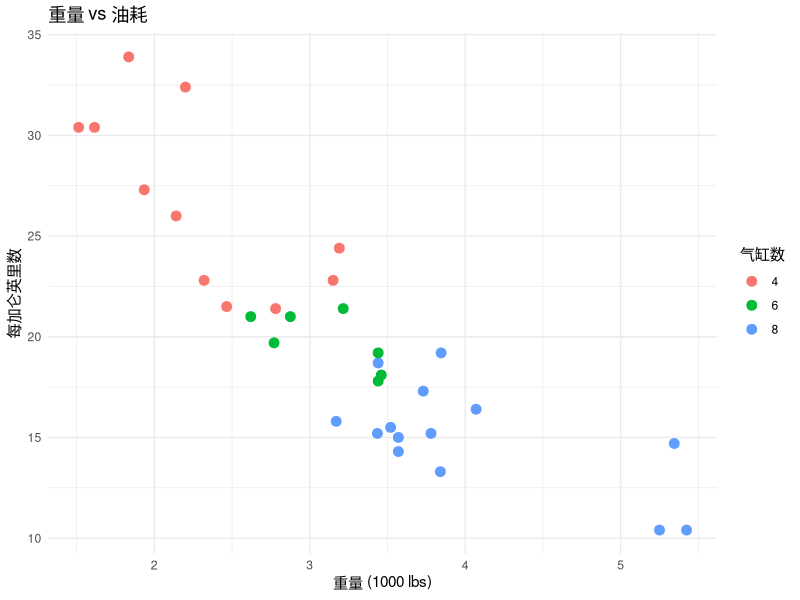
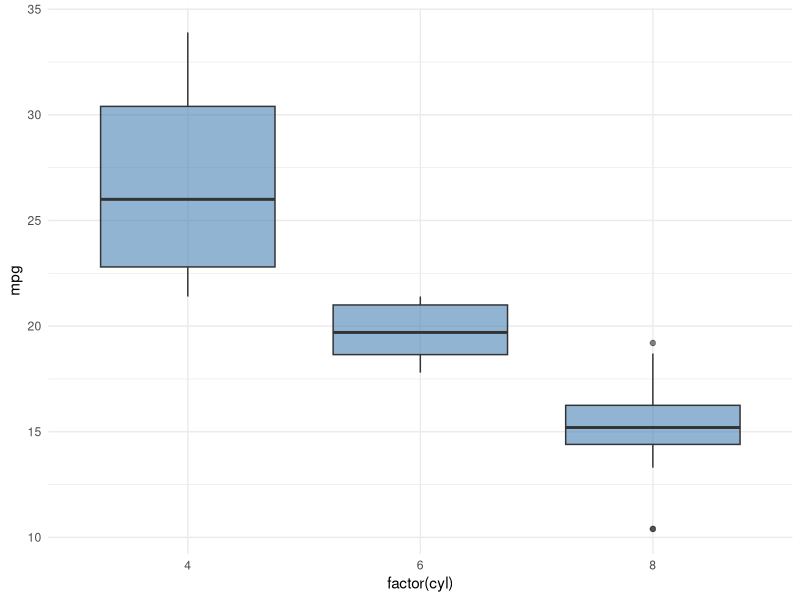

Source code (R) for these figures, in order:
# ============================================================
# 场景 1：.R 脚本 —— 逐行送进 R 终端执行
#
# 玩法：光标放在某一行，按 ⌘Enter。第一次按会自动起一个 R 终端。
#      之后每按一次，就把光标所在的那一行送进去跑，光标自动下移。
#      想反复调同一行 → 用 ⌥Enter（跑完光标不动）。
#
# 这个文件从上往下按 ⌘Enter 一路按到底就行。
# ============================================================


# ---- 1. 先确认终端起来了 --------------------------------------------------
# 按 ⌘Enter 跑下面这行。第一次会弹出一个 R 终端，等它加载完。
R.version.string


# ---- 2. 变量会留在 Environment 面板里 -------------------------------------
# 跑完这几行后，看左边活动栏的 R 图标 → Workspace 面板，
# 应该能看到 x / y / cars 三个变量。这就是 RStudio 的 Environment。
x <- 42
y <- c("a", "b", "c")
cars <- mtcars


# ---- 3. Data viewer：点开表格看 -------------------------------------------
# 跑这行，会在编辑器里开一个表格标签页。
# 也可以在 Workspace 面板里直接点 cars 那一行，效果一样。
View(cars)


# ---- 4. tidyverse 管道 ----------------------------------------------------
library(tidyverse)

# |> 是 R 原生管道，把左边的东西喂给右边的函数当第一个参数。
# 523 第一讲就在讲这个。
mtcars |>
  filter(cyl == 4) |>
  select(mpg, wt, hp) |>
  arrange(desc(mpg))

# 上面这一段是跨多行的。⌘Enter 会自动识别完整表达式，
# 光标放在第一行按一次就能把整段跑掉，不用手动选中。


# ---- 5. 画图：应该出现在面板里，不是弹窗 ----------------------------------
# 如果配置生效了（r.plot.useHttpgd），图会画在编辑器的一个面板里。
# 如果弹出了独立窗口，说明设置没生效 —— 重启编辑器。
ggplot(mtcars, aes(x = wt, y = mpg, colour = factor(cyl))) +
  geom_point(size = 3) +
  labs(title = "重量 vs 油耗", x = "重量 (1000 lbs)", y = "每加仑英里数",
       colour = "气缸数") +
  theme_minimal()

# 再画一张，面板里可以用箭头在多张图之间翻。
ggplot(mtcars, aes(x = factor(cyl), y = mpg)) +
  geom_boxplot(fill = "steelblue", alpha = 0.6) +
  theme_minimal()


# ---- 6. 查帮助 ------------------------------------------------------------
# 跑这行，帮助页会开在编辑器里。
?dplyr::filter

# 或者：把光标停在下面这个函数名上，⇧⌘P → "R: Open help for selection"
# summarise


# ---- 7. 整个文件一次跑完 --------------------------------------------------
# ⇧⌘S      = source()，跑完但不打印每一行
# ⇧⌘Enter  = source with echo，跑完并把每行也打出来
# ⌘⌥B      = 从文件开头跑到光标当前行（重开文件后恢复上下文用这个）
# ⌘⌥E      = 从光标当前行跑到文件末尾


# ---- 8. 收尾 --------------------------------------------------------------
# 清空 Environment：⇧⌘P → "R: Clear environment"
# 或者直接：
# rm(list = ls())
